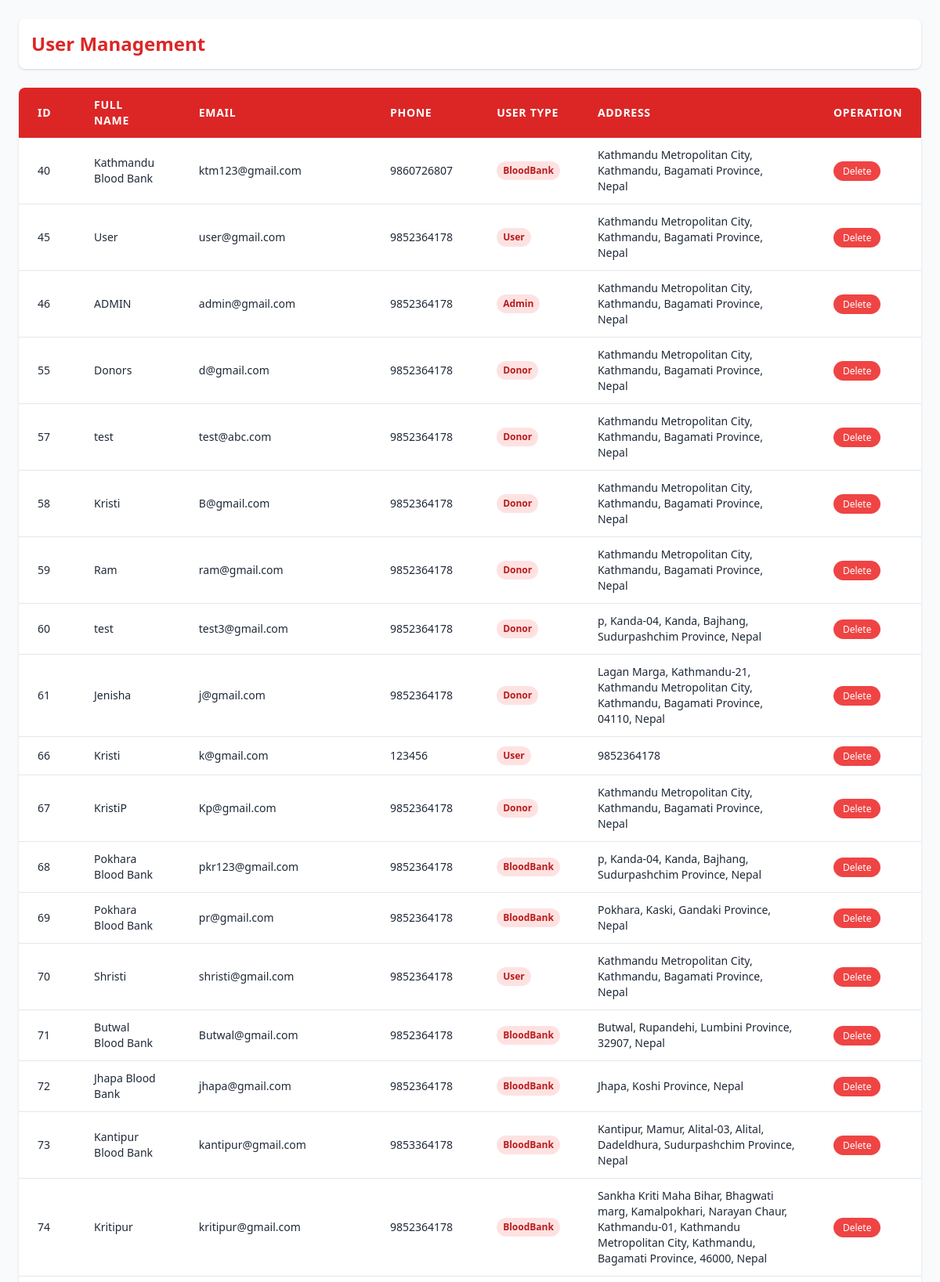
/AdminDashboard/manageUser.php (upper part), run on the app's committed database.
### tables this page shows
CREATE TABLE `users` (
  `id` int(11) UNSIGNED NOT NULL,
  `fullname` varchar(255) NOT NULL,
  `email` varchar(255) NOT NULL,
  `password` varchar(255) NOT NULL,
  `phone` varchar(20) DEFAULT NULL,
  `address` varchar(255) DEFAULT NULL,
  `user_type` enum('User','Donor','Admin','BloodBank') NOT NULL,
  `latitude` decimal(9,6) DEFAULT NULL,
  `longitude` decimal(9,6) DEFAULT NULL
);

### AdminDashboard/manageUser.php (the view, shortened to what this page needs)
<?php
include '../connection.php';
$sql = "SELECT * FROM users";
$result = $con->query($sql);
?>
<!DOCTYPE html>
<html lang="en">
<head>
  <link href="https://cdn.jsdelivr.net/npm/tailwindcss@2.2.19/dist/tailwind.min.css" rel="stylesheet">
  <link rel="stylesheet" href="https://cdnjs.cloudflare.com/ajax/libs/font-awesome/6.0.0-beta3/css/all.min.css">
</head>
<body class="bg-gray-50 text-gray-800 font-sans">
  <div class="max-w-7xl mx-auto p-6">
    <div class="bg-white shadow rounded-lg p-4 flex flex-col md:flex-row justify-between items-center mb-6">
      <h2 class="text-2xl font-bold text-red-600 mb-2 md:mb-0"> User Management</h2>
    </div>
    <div class="overflow-x-auto bg-white rounded-lg shadow">
      <table class="w-full table-auto text-sm">
        <thead class="bg-red-600 text-white">
          <tr>
            <th class="py-3 px-6 text-left font-semibold uppercase tracking-wider">ID</th>
            <th class="py-3 px-6 text-left font-semibold uppercase tracking-wider">Full Name</th>
            <th class="py-3 px-6 text-left font-semibold uppercase tracking-wider">Email</th>
            <th class="py-3 px-6 text-left font-semibold uppercase tracking-wider">Phone</th>
            <th class="py-3 px-6 text-left font-semibold uppercase tracking-wider">User Type</th>
            <th class="py-3 px-6 text-left font-semibold uppercase tracking-wider">Address</th>
            <th class="py-3 px-6 text-left font-semibold uppercase tracking-wider">Operation</th>
          </tr>
        </thead>
        <tbody class="divide-y divide-gray-200">
          <?php
          if ($result->num_rows > 0) {
              while ($row = $result->fetch_assoc()) {
                  echo "<tr class='hover:bg-red-50 transition'>
                          <td class='py-3 px-6'>" . $row["id"] . "</td>
                          <td class='py-3 px-6'>" . $row["fullname"] . "</td>
                          <td class='py-3 px-6'>" . $row["email"] . "</td>
                          <td class='py-3 px-6'>" . $row["phone"] . "</td>
                          <td class='py-3 px-6'>
                              <span class='inline-block px-2 py-1 rounded-full bg-red-100 text-red-700 text-xs font-semibold'>" . $row["user_type"] . "</span>
                          </td>
                          <td class='py-3 px-6'>" . $row["address"] . "</td>
                          <td class='py-3 px-6'>
                             <a href='manageUser.php?delete=" . $row["id"] . "'
                            class='bg-red-500 hover:bg-red-700 text-white text-xs px-3 py-1 rounded-full transition duration-200'onclick='return confirm(\"Are you sure you want to delete this user?\")'>Delete</a>
                          </td>
                        </tr>";
              }
          } else {
              echo "<tr><td colspan='7' class='py-4 px-6 text-center text-gray-500'>No users found</td></tr>";
          }
          ?>
        </tbody>
      </table>
    </div>
  </div>
</body>
</html>

### data on the page
users: id "40", fullname "Kathmandu Blood Bank", email "ktm123@gmail.com", phone "9860726807", user_type "BloodBank", address "Kathmandu Metropolitan City, Kathmandu, Bagamati Province, Nepal"
users: id "45", fullname "User", email "user@gmail.com", phone "9852364178", user_type "User", address "Kathmandu Metropolitan City, Kathmandu, Bagamati Province, Nepal"
users: id "46", fullname "ADMIN", email "admin@gmail.com", phone "9852364178", user_type "Admin", address "Kathmandu Metropolitan City, Kathmandu, Bagamati Province, Nepal"
users: id "55", fullname "Donors", email "d@gmail.com", phone "9852364178", user_type "Donor", address "Kathmandu Metropolitan City, Kathmandu, Bagamati Province, Nepal"
users: id "57", fullname "test", email "test@abc.com", phone "9852364178", user_type "Donor", address "Kathmandu Metropolitan City, Kathmandu, Bagamati Province, Nepal"
users: id "58", fullname "Kristi", email "B@gmail.com", phone "9852364178", user_type "Donor", address "Kathmandu Metropolitan City, Kathmandu, Bagamati Province, Nepal"
users: id "59", fullname "Ram", email "ram@gmail.com", phone "9852364178", user_type "Donor", address "Kathmandu Metropolitan City, Kathmandu, Bagamati Province, Nepal"
users: id "60", fullname "test", email "test3@gmail.com", phone "9852364178", user_type "Donor", address "p, Kanda-04, Kanda, Bajhang, Sudurpashchim Province, Nepal"
users: id "61", fullname "Jenisha", email "j@gmail.com", phone "9852364178", user_type "Donor", address "Lagan Marga, Kathmandu-21, Kathmandu Metropolitan City, Kathmandu, Bagamati Province, 04110, Nepal"
users: id "66", fullname "Kristi", email "k@gmail.com", phone "123456", user_type "User", address "9852364178"
users: id "67", fullname "KristiP", email "Kp@gmail.com", phone "9852364178", user_type "Donor", address "Kathmandu Metropolitan City, Kathmandu, Bagamati Province, Nepal"
users: id "68", fullname "Pokhara Blood Bank", email "pkr123@gmail.com", phone "9852364178", user_type "BloodBank", address "p, Kanda-04, Kanda, Bajhang, Sudurpashchim Province, Nepal"
users: id "69", fullname "Pokhara Blood Bank", email "pr@gmail.com", phone "9852364178", user_type "BloodBank", address "Pokhara, Kaski, Gandaki Province, Nepal"
users: id "70", fullname "Shristi", email "shristi@gmail.com", phone "9852364178", user_type "User", address "Kathmandu Metropolitan City, Kathmandu, Bagamati Province, Nepal"
users: id "71", fullname "Butwal Blood Bank", email "Butwal@gmail.com", phone "9852364178", user_type "BloodBank", address "Butwal, Rupandehi, Lumbini Province, 32907, Nepal"
users: id "72", fullname "Jhapa Blood Bank", email "jhapa@gmail.com", phone "9852364178", user_type "BloodBank", address "Jhapa, Koshi Province, Nepal"
users: id "73", fullname "Kantipur Blood Bank", email "kantipur@gmail.com", phone "9853364178", user_type "BloodBank", address "Kantipur, Mamur, Alital-03, Alital, Dadeldhura, Sudurpashchim Province, Nepal"
users: id "74", fullname "Kritipur", email "kritipur@gmail.com", phone "9852364178", user_type "BloodBank", address "Sankha Kriti Maha Bihar, Bhagwati marg, Kamalpokhari, Narayan Chaur, Kathmandu-01, Kathmandu Metropolitan City, Kathmandu, Bagamati Province, 46000, Nepal"
